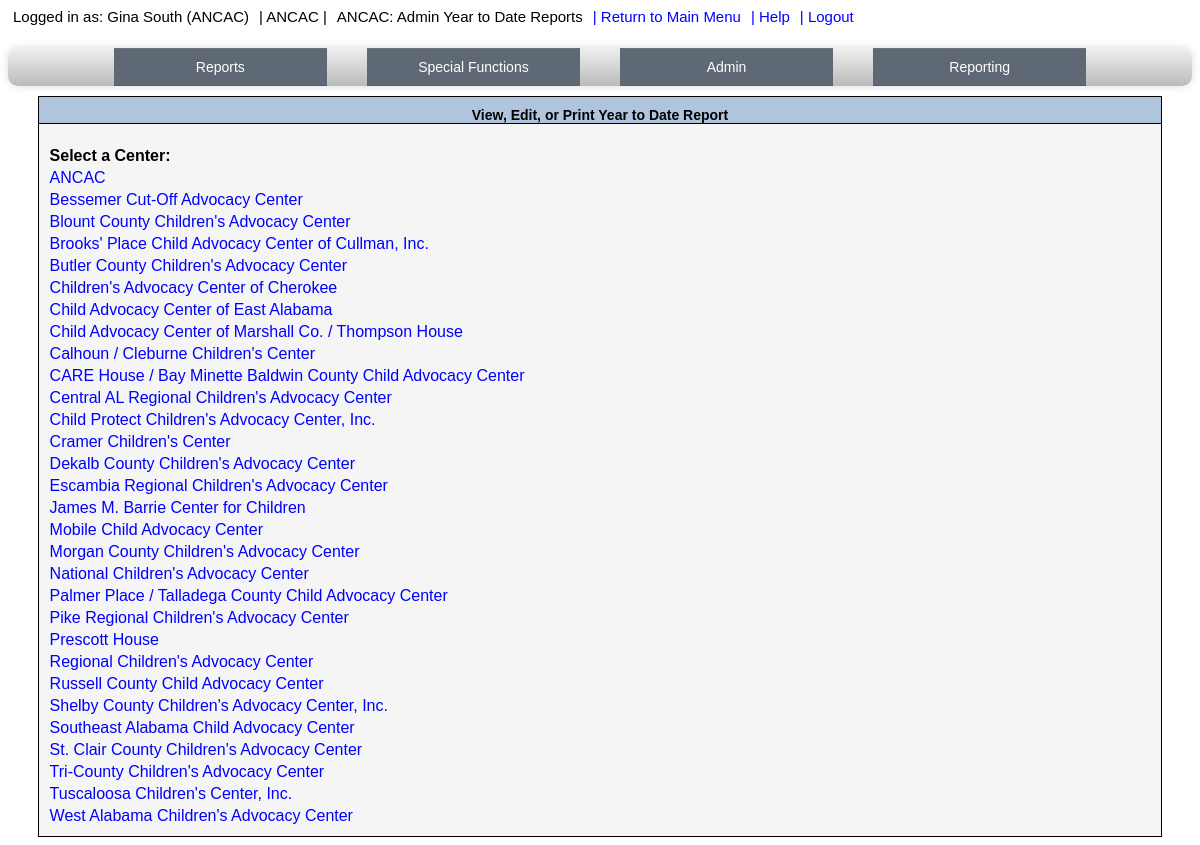
Screenshot of /ANCAC/qreportAdmin.php?from=1 (signed in) with the database file from the repository.
### tables this page shows
CREATE TABLE IF NOT EXISTS `centers` (
  `center` tinyint(3) unsigned NOT NULL DEFAULT '0',
  `CenterName` varchar(75) NOT NULL DEFAULT '',
  `centerlevel` enum('Pilot Project','Full Member','Associate') NOT NULL DEFAULT 'Full Member',
  PRIMARY KEY (`center`)
);

### ANCAC/qreportAdmin.php (the view, shortened to what this page needs)
<?PHP
	require("ulogin.php");
	$From = $_GET['from'];
	require($root."header.php");
?>
<table class='OutlineTable' align=center width="95%">
<tr>
    <?PHP
      if($From == 1)
               echo '<td class="login-header" colspan="2" align=center>View, Edit, or Print Year to Date Report<br /></td>';
    ?>
</tr>
<tr>
	<td class='login' align=left><br>
	<div align="center">
		<table border="0" width="100%" id="table1">
		<tr>
			<td>
				<table width="100%">
					<tr align="left">
						<td colspan="4"><b>Select a Center:</b></td>
					</tr>
<?PHP
	if($_SESSION['admin'] > 0){
		$sql = "SELECT center,CenterName FROM centers WHERE center not in (0)";
		$result= @mysql_query($sql) or mysql_error();
		while ($row = mysql_fetch_object($result)) {
		      echo '<tr align="left">';
		      echo '<td>';
		      if($From == 1)
		               echo '<a href="selectYear.php?center='.$row->center.'&from=1">'.$row->CenterName.'</a>';
		      echo '</td>';
                      echo '</tr>';
		}
	}
	else{
		echo '<td>';
		echo '<p>You do not have Administration access</p></td>';
	}
?>
					</tr>
				</table>
			</td>
		</tr>
		</table>
<?PHP
	require($root."footer.php");
?>

### ANCAC/dropit.css (style rules this page uses)
,dropdownMenus li:hover { background: #4b545f; background: linear-gradient(top, #4f5964 0%, #5f6975 40%); background: -moz-linear-gradient(top, #4f5964 0%, #5f6975 40%); background: -webkit-linear-gradient(top, #4f5964 0%,#5f6975 40%); }

### ANCAC/login.css (style rules this page uses)
A { color: Black; text-decoration:none; }
A:link { color: Blue; }
table.OutlineTable { border-collapse: collapse; border: solid 1px black; }
td.login-header { background-color:LightSteelBlue; border-bottom: solid 1px black; font-size:14px; text-align: center; font-weight:bold; padding: 10px 5px 0px 5px; }
td.login { text-align: center; font-size:11px; font-weight:bold; background-color:WhiteSmoke; padding: 5px 5px 5px 5px; }

### ANCAC/print.css (style rules this page uses)
A { color: Black; text-decoration:none; }
A:link { color: Blue; }
table.OutlineTable { border-collapse: collapse; border: solid 1px black; }
td.login-header { background-color:LightSteelBlue; border-bottom: solid 1px black; font-size:14px; text-align: center; font-weight:bold; padding: 10px 5px 0px 5px; }
td.login { text-align: center; font-size:11px; font-weight:bold; background-color:WhiteSmoke; padding: 5px 5px 5px 5px; }

### rows the page displays
centers: CenterName "ANCAC"
centers: CenterName "Bessemer Cut-Off Advocacy Center"
centers: CenterName "Blount County Children's Advocacy Center"
centers: CenterName "Brooks' Place Child Advocacy Center of Cullman, Inc."
centers: CenterName "Butler County Children's Advocacy Center"
centers: CenterName "Children's Advocacy Center of Cherokee"
centers: CenterName "Child Advocacy Center of East Alabama"
centers: CenterName "Child Advocacy Center of Marshall Co. / Thompson House"
centers: CenterName "Calhoun / Cleburne Children's Center"
centers: CenterName "CARE House / Bay Minette Baldwin County Child Advocacy Center"
centers: CenterName "Central AL Regional Children's Advocacy Center"
centers: CenterName "Child Protect Children's Advocacy Center, Inc."
centers: CenterName "Cramer Children's Center"
centers: CenterName "Dekalb County Children's Advocacy Center"
centers: CenterName "Escambia Regional Children's Advocacy Center"
centers: CenterName "James M. Barrie Center for Children"
centers: CenterName "Mobile Child Advocacy Center"
centers: CenterName "Morgan County Children's Advocacy Center"
centers: CenterName "National Children's Advocacy Center"
centers: CenterName "Palmer Place / Talladega County Child Advocacy Center"
centers: CenterName "Pike Regional Children's Advocacy Center"
centers: CenterName "Prescott House"
centers: CenterName "Regional Children's Advocacy Center"
centers: CenterName "Russell County Child Advocacy Center"
centers: CenterName "Shelby County Children's Advocacy Center, Inc."
centers: CenterName "Southeast Alabama Child Advocacy Center"
centers: CenterName "St. Clair County Children's Advocacy Center"
centers: CenterName "Tri-County Children's Advocacy Center"
centers: CenterName "Tuscaloosa Children's Center, Inc."
centers: CenterName "West Alabama Children's Advocacy Center"

### other values shown
$_SESSION['name'] "Gina South"
$_SESSION['CenterName'] "ANCAC"
$page_title "ANCAC: Admin Year to Date Reports"
